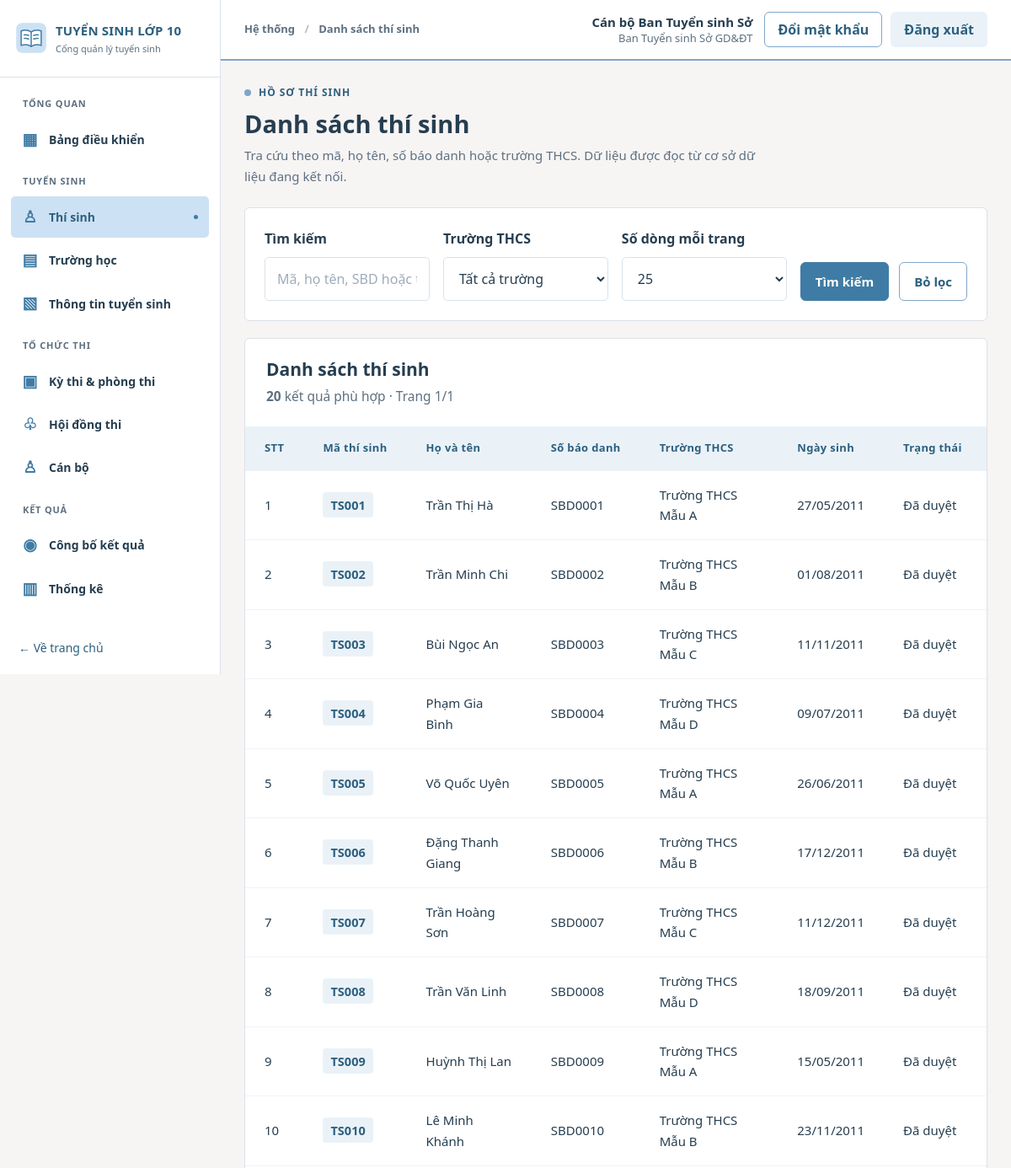
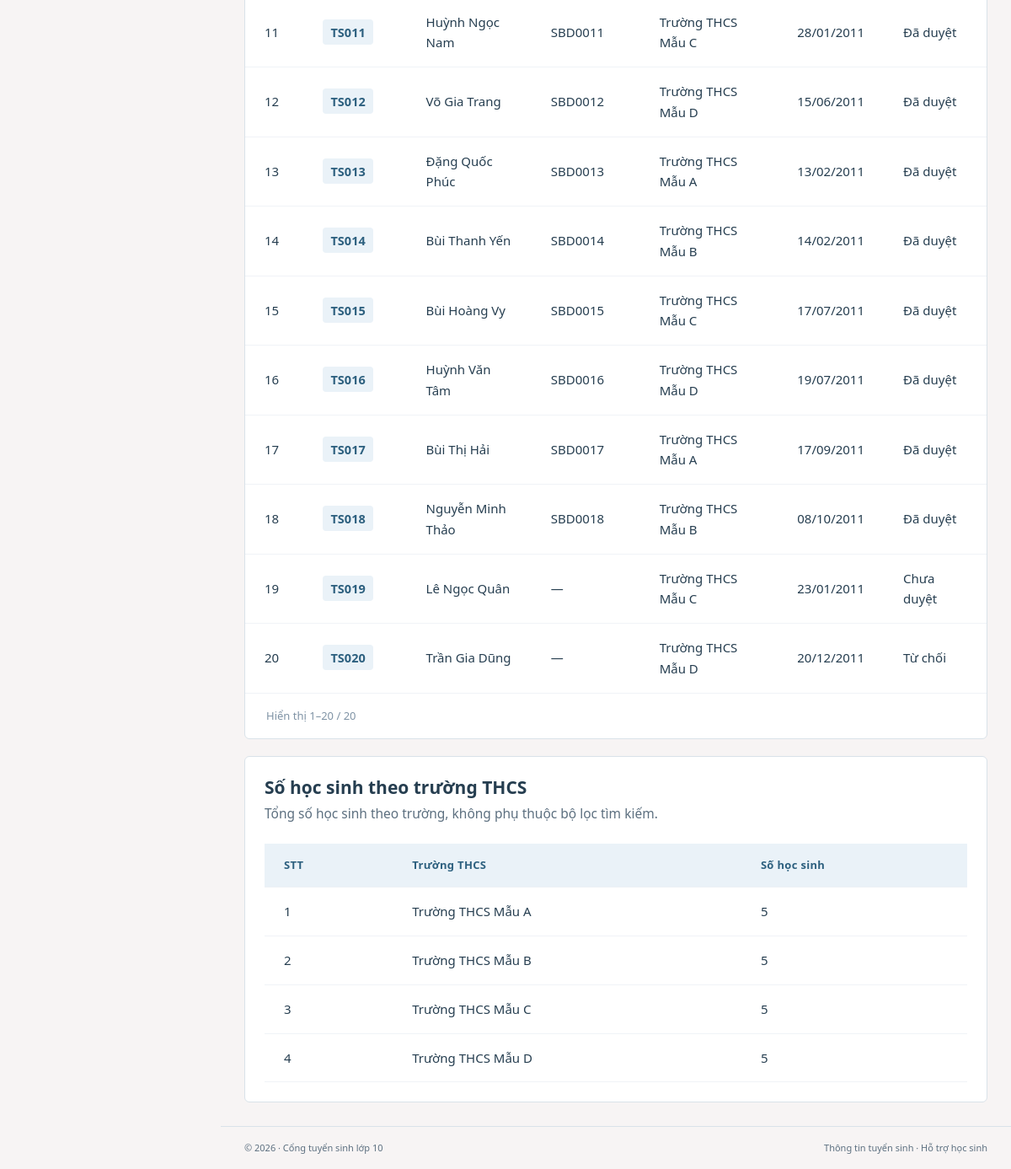
/candidates/index.php (signed in), run on the app's committed database (2 pictures, top to bottom).
### tables this page shows
CREATE TABLE TaiKhoan (
  maTaiKhoan VARCHAR(20) NOT NULL,
  tenDangNhap VARCHAR(50) NOT NULL,
  matKhau VARCHAR(255) NOT NULL,
  hoTen VARCHAR(100) NOT NULL,
  vaiTro VARCHAR(30) NOT NULL,
  maCanBo VARCHAR(20) NULL,
  maThiSinh VARCHAR(20) NULL,
  trangThai VARCHAR(20) NOT NULL DEFAULT 'Hoạt động',
  soLanSai INT NOT NULL DEFAULT 0,
  khoaDen DATETIME NULL,
  lanDangNhapCuoi DATETIME NULL,
  ngayTao DATETIME NOT NULL DEFAULT CURRENT_TIMESTAMP,
  PRIMARY KEY (maTaiKhoan),
  UNIQUE KEY uq_taikhoan_ten (tenDangNhap),
  CONSTRAINT ck_taikhoan_vaitro CHECK (vaiTro IN ('HOC_SINH','GVCN','BAN_TUYEN_SINH','HD_TUYEN_SINH','HD_COI_THI','HD_CHAM_THI','CAT_PHACH','HD_PHUC_KHAO','HD_RA_DE','QUAN_TRI')),
  CONSTRAINT ck_taikhoan_trangthai CHECK (trangThai IN ('Hoạt động','Bị khóa')),
  CONSTRAINT ck_taikhoan_solansai CHECK (soLanSai >= 0),
  CONSTRAINT fk_taikhoan_canbo FOREIGN KEY (maCanBo) REFERENCES CanBo(maCanBo),
  CONSTRAINT fk_taikhoan_thisinh FOREIGN KEY (maThiSinh) REFERENCES ThiSinh(maThiSinh)
);

CREATE TABLE ThiSinh (
  maThiSinh VARCHAR(20) NOT NULL,
  maHoSo VARCHAR(20) NOT NULL,
  hoTen VARCHAR(100) NOT NULL,
  ngaySinh DATE NOT NULL,
  soBaoDanh VARCHAR(20) NULL,
  dieuKienDuThi TINYINT(1) NOT NULL DEFAULT 0,
  trangThaiDangKyDuThi VARCHAR(50) NOT NULL DEFAULT 'Chưa duyệt',
  maTruongTHCS VARCHAR(20) NOT NULL,
  PRIMARY KEY (maThiSinh),
  UNIQUE KEY uq_thisinh_mahoso (maHoSo),
  UNIQUE KEY uq_thisinh_sbd (soBaoDanh),
  CONSTRAINT ck_thisinh_trangthai CHECK (trangThaiDangKyDuThi IN ('Chưa duyệt','Đã duyệt','Từ chối')),
  CONSTRAINT fk_thisinh_thcs FOREIGN KEY (maTruongTHCS) REFERENCES TruongTHCS(maTruongTHCS)
);

CREATE TABLE TruongTHCS (
  maTruongTHCS VARCHAR(20) NOT NULL,
  tenTruongTHCS VARCHAR(100) NOT NULL,
  diaChi VARCHAR(255) NULL,
  quanHuyen VARCHAR(100) NULL,
  maKhuVuc VARCHAR(20) NOT NULL,
  PRIMARY KEY (maTruongTHCS),
  CONSTRAINT fk_thcs_khuvuc FOREIGN KEY (maKhuVuc) REFERENCES KhuVuc(maKhuVuc)
);

### candidates/index.php (called while the page is built, shortened)
<?php
$directoryModule = 'candidates';
require dirname(__DIR__) . '/includes/candidate_directory.php';

### config/app.php (called while the page is built, shortened)
<?php
return [
    'name' => getenv('APP_NAME') ?: 'CỔNG THÔNG TIN TUYỂN SINH VÀO LỚP 10',
    'demo_mode' => filter_var(getenv('DEMO_MODE') ?: '1', FILTER_VALIDATE_BOOLEAN),
    'timezone' => 'Asia/Ho_Chi_Minh',
    'base_path' => getenv('APP_BASE_PATH') ?: null,
];

### includes/functions.php (called while the page is built, shortened)
<?php
function app_config(): array {
    static $cfg = null;
    if ($cfg === null) {
        $cfg = require dirname(__DIR__) . '/config/app.php';
        date_default_timezone_set($cfg['timezone']);
    }
    return $cfg;
}
function e(mixed $str): string {
    return htmlspecialchars((string)$str, ENT_QUOTES | ENT_SUBSTITUTE, 'UTF-8');
}
function catalog_display_name(string $name): string {
    $name = preg_replace('/\s*\(mẫu\)\s*$/iu', '', $name) ?? $name;
    $name = preg_replace('/Phòng\s+demo\s+(\d+)-(\d{2})/iu', 'Phòng thi $1$2', $name) ?? $name;
    $name = preg_replace('/\bdemo\b\s*/iu', '', $name) ?? $name;
    return trim(preg_replace('/[ \t]{2,}/u', ' ', $name) ?? $name);
}
function school_display_name(string $name): string {
    return catalog_display_name($name);
}
function base_path(): string {
    $forced = app_config()['base_path'];
    $root = realpath(dirname(__DIR__));
    $docroot = realpath($_SERVER['DOCUMENT_ROOT'] ?? '');
    $r = strtolower(str_replace('\\','/',$root));
    $d = rtrim(strtolower(str_replace('\\','/',$docroot)),'/');
    if ($r === $d) return '';
    return '';
}
function url(string $path = '', array $query = []): string {
    $prefix = rtrim(base_path(), '/');
    $clean = ltrim($path, '/');
    $target = $prefix . '/' . $clean;
    if (!$query) return $target;
    $parts = explode('#', $target, 2);
    $parts[0] .= (str_contains($parts[0], '?') ? '&' : '?') . http_build_query($query, '', '&', PHP_QUERY_RFC3986);
    return $parts[0] . (isset($parts[1]) ? '#' . $parts[1] : '');
}

### includes/auth.php (called while the page is built, shortened)
<?php
require_once __DIR__ . '/functions.php';
require_once __DIR__ . '/permissions.php';
require_once dirname(__DIR__) . '/services/auth_service.php';
function current_user(): ?array {
    static $user = false;
    if ($user !== false) return $user;
    $user = null;
    $ma = $_SESSION['user']['maTaiKhoan'] ?? null;
    try {
        $user = layTaiKhoanHoatDong((string)$ma);
    } catch (Throwable $e) {
        error_log('current_user: ' . $e->getMessage());
        $user = $_SESSION['user'];
    }
    return $user;
}
function require_auth(): array {
    $user = current_user();
    return $user;
}
function require_module(string $module): array {
    $user = require_auth();
    return $user;
}

### config/database.php (called while the page is built, shortened)
<?php
function db(): PDO {
    static $pdo = null;
    if ($pdo instanceof PDO) return $pdo;
    $localPath = __DIR__ . '/database.local.php';
    $local = is_file($localPath) ? require $localPath : [];
    $host = getenv('DB_HOST') ?: ($local['host'] ?? '127.0.0.1');
    $port = getenv('DB_PORT') ?: ($local['port'] ?? '3306');
    $name = getenv('DB_NAME') ?: ($local['name'] ?? 'dreamteam_tuyensinh10_demo');
    $user = getenv('DB_USER') ?: ($local['user'] ?? 'root');
    $passEnv = getenv('DB_PASS');
    $pass = $passEnv !== false ? $passEnv : ($local['pass'] ?? '');
    $pdo = new PDO(
        "mysql:host={$host};port={$port};dbname={$name};charset=utf8mb4", $user, $pass,
        [PDO::ATTR_ERRMODE => PDO::ERRMODE_EXCEPTION, PDO::ATTR_DEFAULT_FETCH_MODE => PDO::FETCH_ASSOC,
         PDO::ATTR_EMULATE_PREPARES => false]
    );
    return $pdo;
}

### services/auth_service.php (called while the page is built, shortened)
<?php
require_once dirname(__DIR__) . '/config/database.php';
function tk_cot_phien(): string {
    return 'maTaiKhoan, tenDangNhap, hoTen, vaiTro, maCanBo, maThiSinh, trangThai';
}
function layTaiKhoanHoatDong(string $maTaiKhoan): ?array {
    $st = db()->prepare('SELECT ' . tk_cot_phien() . " FROM TaiKhoan WHERE maTaiKhoan = ? AND trangThai = 'Hoạt động'");
    $st->execute([$maTaiKhoan]);
    return $st->fetch() ?: null;
}

### includes/permissions.php (called while the page is built, shortened)
<?php
function ten_vai_tro(string $vaiTro): string {
    return VAI_TRO[$vaiTro] ?? $vaiTro;
}
function has_role(?array $user, array $vaiTro): bool {
    return $user !== null && in_array($user['vaiTro'], $vaiTro, true);
}
function can_access_module(?array $user, string $module): bool {
    if ($user === null || !array_key_exists($module, QUYEN_MODULE)) return false;
    $roles = QUYEN_MODULE[$module];
    return $roles === null || in_array($user['vaiTro'], $roles, true);
}

### services/candidate_directory.php (called while the page is built, shortened)
<?php
require_once dirname(__DIR__) . '/config/database.php';
function candidate_directory_page(string $query, string $school, int $page, int $pageSize, ?string $studentId = null): array {
    $pdo = db();
    $where = []; $params = [];
    $from = ' FROM ThiSinh t JOIN TruongTHCS c ON c.maTruongTHCS=t.maTruongTHCS';
    $filter = $where ? ' WHERE ' . implode(' AND ', $where) : '';
    $count = $pdo->prepare('SELECT COUNT(*)' . $from . $filter); $count->execute($params);
    $filtered = (int)$count->fetchColumn();
    $pageSize = in_array($pageSize, [25,50,100], true) ? $pageSize : 25;
    $pages = max(1, (int)ceil($filtered / $pageSize)); $page = max(1, min($page, $pages));
    $offset = ($page - 1) * $pageSize;
    $st = $pdo->prepare('SELECT t.maThiSinh,t.maHoSo,t.hoTen,t.ngaySinh,t.soBaoDanh,t.trangThaiDangKyDuThi,t.maTruongTHCS,c.tenTruongTHCS' . $from . $filter . ' ORDER BY t.maThiSinh LIMIT :limit OFFSET :offset');
    $st->bindValue(':limit', $pageSize, PDO::PARAM_INT); $st->bindValue(':offset', $offset, PDO::PARAM_INT); $st->execute();
    $rows = $st->fetchAll();
    $scope = $studentId === null ? '' : ' AND t.maThiSinh = :owner';
    $summary = $pdo->prepare('SELECT c.maTruongTHCS,c.tenTruongTHCS,COUNT(t.maThiSinh) AS soHocSinh FROM TruongTHCS c LEFT JOIN ThiSinh t ON t.maTruongTHCS=c.maTruongTHCS' . $scope . ' GROUP BY c.maTruongTHCS,c.tenTruongTHCS HAVING COUNT(t.maThiSinh) > 0 ORDER BY c.maTruongTHCS');
    $summary->execute($studentId === null ? [] : [':owner' => $studentId]);
    $schools = $summary->fetchAll();
    return compact('rows','schools','filtered','page','pages','pageSize','offset');
}

### includes/candidate_directory.php (the view, shortened to what this page needs)
<?php
require_once __DIR__ . '/auth.php';
$user = require_module($directoryModule);
require_once dirname(__DIR__) . '/services/candidate_directory.php';
$wishMode = $directoryModule === 'aspirations';
$isStudent = has_role($user, ['HOC_SINH']);
$owner = $isStudent ? (string)($user['maThiSinh'] ?? '') : null;
$getText = fn(string $key): string => is_string($_GET[$key] ?? null) ? trim($_GET[$key]) : '';
$query = $isStudent ? '' : mb_substr($getText('q'), 0, 120); $school = $isStudent ? '' : mb_substr($getText('school'), 0, 20);
$page = max(1, (int)filter_var($getText('page'), FILTER_VALIDATE_INT));
$pageSize = (int)$getText('per_page');
if (!in_array($pageSize, [25,50,100], true)) $pageSize = 25;
$data = null; $wishes = [];
try {
    $data = candidate_directory_page($query, $school, $page, $pageSize, $owner);
} catch (Throwable $exception) { error_log('candidate_directory: ' . $exception->getMessage()); }
$page_title = $isStudent ? 'Nguyện vọng của tôi' : ($wishMode ? 'Danh sách nguyện vọng' : 'Danh sách thí sinh'); $layout = 'dashboard'; $active = $directoryModule;
require __DIR__ . '/header.php';
?>
<div class="ui-page">
 <div class="page-head"><div><div class="eyebrow"><span></span><?= $wishMode ? 'NGUYỆN VỌNG TUYỂN SINH' : 'HỒ SƠ THÍ SINH' ?></div><h1><?= e($page_title) ?></h1><p><?= $isStudent ? 'Thông tin nguyện vọng gắn với tài khoản học sinh của bạn.' : 'Tra cứu theo mã, họ tên, số báo danh hoặc trường THCS. Dữ liệu được đọc từ cơ sở dữ liệu đang kết nối.' ?></p></div></div>
 <?php if (!$data): ?>
 <div class="ui-notice ui-notice-error" role="alert"><strong>Chưa tải được dữ liệu. Hãy kiểm tra kết nối database và hướng dẫn cài đặt; trang này không thay dữ liệu bằng danh sách minh họa.</strong></div>
 <?php else: ?>
 <?php if (!$isStudent): ?><section class="panel" aria-label="Bộ lọc thí sinh"><form method="get" class="ui-search">
  <div class="field"><label for="directory-query">Tìm kiếm</label><input id="directory-query" name="q" value="<?= e($query) ?>" placeholder="Mã, họ tên, SBD hoặc tên trường" maxlength="120"></div>
  <div class="field"><label for="directory-school">Trường THCS</label><select id="directory-school" name="school"><option value="">Tất cả trường</option></select></div>
  <div class="field"><label for="directory-size">Số dòng mỗi trang</label><select id="directory-size" name="per_page"><?php foreach ([25,50,100] as $size): ?><option value="<?= $size ?>"<?= $pageSize === $size ? ' selected' : '' ?>><?= $size ?></option><?php endforeach; ?></select></div>
  <div class="ui-actions"><button class="btn btn-primary" type="submit">Tìm kiếm</button><a class="btn btn-outline" href="<?= e(url($directoryModule . '/')) ?>">Bỏ lọc</a></div>
 </form></section><?php endif; ?>
 <section class="panel table-panel ui-mt" aria-label="Kết quả tra cứu">
  <div class="table-toolbar"><div class="table-title"><h2><?= e($page_title) ?></h2><p><strong data-directory-total><?= (int)$data['filtered'] ?></strong> kết quả phù hợp · Trang <?= $data['page'] ?>/<?= $data['pages'] ?></p></div></div>
  <div class="table-scroll" role="region" aria-label="Bảng dữ liệu" tabindex="0"><table class="data-table"><thead><tr><th scope="col">STT</th><th scope="col">Mã thí sinh</th><th scope="col">Họ và tên</th><th scope="col">Số báo danh</th><th scope="col">Trường THCS</th><?php if ($wishMode): ?><th scope="col">Nguyện vọng 1</th><th scope="col">Nguyện vọng 2</th><th scope="col">Nguyện vọng 3</th><?php else: ?><th scope="col">Ngày sinh</th><th scope="col">Trạng thái</th><?php endif; ?></tr></thead><tbody>
   <?php foreach ($data['rows'] as $i => $row): ?><tr data-directory-row><td><?= $data['offset'] + $i + 1 ?></td><td><span class="code-tag"><?= e($row['maThiSinh']) ?></span></td><td><?= e($row['hoTen']) ?></td><td><?= e($row['soBaoDanh'] ?? '—') ?></td><td><?= e(school_display_name($row['tenTruongTHCS'])) ?></td><?php if ($wishMode): ?><?php for ($choice = 1; $choice <= 3; $choice++): ?><td><?= e($wishes[$row['maThiSinh']][$choice] ?? 'Chưa có nguyện vọng') ?></td><?php endfor; ?><?php else: ?><td><?= e(date('d/m/Y', strtotime($row['ngaySinh']))) ?></td><td><?= e($row['trangThaiDangKyDuThi']) ?></td><?php endif; ?></tr><?php endforeach; ?>
  </tbody></table></div>
  <nav class="table-bottom directory-pagination" aria-label="Phân trang"><span>Hiển thị <?= $data['rows'] ? $data['offset'] + 1 : 0 ?>–<?= $data['offset'] + count($data['rows']) ?> / <?= $data['filtered'] ?></span></nav>
 </section>
 <?php if (!$isStudent): ?><section class="panel ui-mt"><div class="panel-heading"><div><h2>Số học sinh theo trường THCS</h2><p>Tổng số học sinh theo trường, không phụ thuộc bộ lọc tìm kiếm.</p></div></div><div class="table-scroll"><table class="data-table"><thead><tr><th scope="col">STT</th><th scope="col">Trường THCS</th><th scope="col">Số học sinh</th></tr></thead><tbody><?php foreach ($data['schools'] as $schoolIndex => $item): ?><tr><td><?= $schoolIndex + 1 ?></td><td><?= e(school_display_name($item['tenTruongTHCS'])) ?></td><td><?= (int)$item['soHocSinh'] ?></td></tr><?php endforeach; ?></tbody></table></div></section><?php endif; ?>
 <?php endif; ?>
</div>
<?php require __DIR__ . '/footer.php'; ?>

### includes/header.php (shortened to what this page needs)
<?php
require_once __DIR__ . '/functions.php';
$page_title = $page_title ?? 'Trang chủ';
$layout = $layout ?? 'public';
$cfg = app_config();
$studentShell = $layout === 'dashboard' && function_exists('current_user') && has_role(current_user(), ['HOC_SINH']);
?><!doctype html>
<html lang="vi">
<head>
  <link rel="stylesheet" href="<?= e(url('assets/css/style.css')) ?>">
  <link rel="stylesheet" href="<?= e(url('assets/css/portal.css')) ?>">
</head>
<body class="<?= $studentShell ? 'student-body' : ($layout === 'dashboard' ? 'dash-body' : 'public-body') ?>">
<?php if ($studentShell): ?>
<?php require __DIR__ . '/student_shell_header.php'; ?>
<?php elseif ($layout === 'dashboard'): ?>
<div class="dash-shell">
  <?php require __DIR__ . '/sidebar.php'; ?>
  <div class="dash-main">
    <header class="dash-topbar">
      <div class="dash-topbar-left"><span class="breadcrumb">Hệ thống <span>/</span> <?= e($page_title) ?></span></div>
      <div class="dash-topbar-right"><?php $__u = function_exists('current_user') ? current_user() : null; if ($__u): ?>
        <span class="topbar-user"><strong><?= e($__u['hoTen']) ?></strong><small><?= e(ten_vai_tro($__u['vaiTro'])) ?></small></span>
        <a class="btn btn-outline btn-sm" href="<?= e(url('auth/doi-mat-khau.php')) ?>">Đổi mật khẩu</a>
        <form method="post" action="<?= e(url('auth/logout.php')) ?>" class="topbar-logout"><?= csrf_field() ?><button class="btn btn-soft btn-sm" type="submit">Đăng xuất</button></form>
      <?php else: ?><a class="avatar" href="<?= e(url('auth/login.php')) ?>" title="Đăng nhập">10</a><?php endif; ?></div>
    </header>
    <main id="main" class="dash-content">
<?php endif; ?>

### data on the page
taikhoan: hoTen "Cán bộ Ban Tuyển sinh Sở", vaiTro "Ban Tuyển sinh Sở GD&ĐT"
thisinh: offset "1", maThiSinh "TS001", hoTen "Trần Thị Hà", soBaoDanh "SBD0001", maTruongTHCS.tenTruongTHCS "Trường THCS Mẫu A", ngaySinh "27/05/2011", trangThaiDangKyDuThi "Đã duyệt"
thisinh: offset "2", maThiSinh "TS002", hoTen "Trần Minh Chi", soBaoDanh "SBD0002", maTruongTHCS.tenTruongTHCS "Trường THCS Mẫu B", ngaySinh "01/08/2011", trangThaiDangKyDuThi "Đã duyệt"
thisinh: offset "3", maThiSinh "TS003", hoTen "Bùi Ngọc An", soBaoDanh "SBD0003", maTruongTHCS.tenTruongTHCS "Trường THCS Mẫu C", ngaySinh "11/11/2011", trangThaiDangKyDuThi "Đã duyệt"
thisinh: offset "4", maThiSinh "TS004", hoTen "Phạm Gia Bình", soBaoDanh "SBD0004", maTruongTHCS.tenTruongTHCS "Trường THCS Mẫu D", ngaySinh "09/07/2011", trangThaiDangKyDuThi "Đã duyệt"
thisinh: offset "5", maThiSinh "TS005", hoTen "Võ Quốc Uyên", soBaoDanh "SBD0005", maTruongTHCS.tenTruongTHCS "Trường THCS Mẫu A", ngaySinh "26/06/2011", trangThaiDangKyDuThi "Đã duyệt"
thisinh: offset "6", maThiSinh "TS006", hoTen "Đặng Thanh Giang", soBaoDanh "SBD0006", maTruongTHCS.tenTruongTHCS "Trường THCS Mẫu B", ngaySinh "17/12/2011", trangThaiDangKyDuThi "Đã duyệt"
thisinh: offset "7", maThiSinh "TS007", hoTen "Trần Hoàng Sơn", soBaoDanh "SBD0007", maTruongTHCS.tenTruongTHCS "Trường THCS Mẫu C", ngaySinh "11/12/2011", trangThaiDangKyDuThi "Đã duyệt"
thisinh: offset "8", maThiSinh "TS008", hoTen "Trần Văn Linh", soBaoDanh "SBD0008", maTruongTHCS.tenTruongTHCS "Trường THCS Mẫu D", ngaySinh "18/09/2011", trangThaiDangKyDuThi "Đã duyệt"
thisinh: offset "9", maThiSinh "TS009", hoTen "Huỳnh Thị Lan", soBaoDanh "SBD0009", maTruongTHCS.tenTruongTHCS "Trường THCS Mẫu A", ngaySinh "15/05/2011", trangThaiDangKyDuThi "Đã duyệt"
thisinh: offset "10", maThiSinh "TS010", hoTen "Lê Minh Khánh", soBaoDanh "SBD0010", maTruongTHCS.tenTruongTHCS "Trường THCS Mẫu B", ngaySinh "23/11/2011", trangThaiDangKyDuThi "Đã duyệt"
thisinh: offset "11", maThiSinh "TS011", hoTen "Huỳnh Ngọc Nam", soBaoDanh "SBD0011", maTruongTHCS.tenTruongTHCS "Trường THCS Mẫu C", ngaySinh "28/01/2011", trangThaiDangKyDuThi "Đã duyệt"
thisinh: offset "12", maThiSinh "TS012", hoTen "Võ Gia Trang", soBaoDanh "SBD0012", maTruongTHCS.tenTruongTHCS "Trường THCS Mẫu D", ngaySinh "15/06/2011", trangThaiDangKyDuThi "Đã duyệt"
thisinh: offset "13", maThiSinh "TS013", hoTen "Đặng Quốc Phúc", soBaoDanh "SBD0013", maTruongTHCS.tenTruongTHCS "Trường THCS Mẫu A", ngaySinh "13/02/2011", trangThaiDangKyDuThi "Đã duyệt"
thisinh: offset "14", maThiSinh "TS014", hoTen "Bùi Thanh Yến", soBaoDanh "SBD0014", maTruongTHCS.tenTruongTHCS "Trường THCS Mẫu B", ngaySinh "14/02/2011", trangThaiDangKyDuThi "Đã duyệt"
thisinh: offset "15", maThiSinh "TS015", hoTen "Bùi Hoàng Vy", soBaoDanh "SBD0015", maTruongTHCS.tenTruongTHCS "Trường THCS Mẫu C", ngaySinh "17/07/2011", trangThaiDangKyDuThi "Đã duyệt"
thisinh: offset "16", maThiSinh "TS016", hoTen "Huỳnh Văn Tâm", soBaoDanh "SBD0016", maTruongTHCS.tenTruongTHCS "Trường THCS Mẫu D", ngaySinh "19/07/2011", trangThaiDangKyDuThi "Đã duyệt"
thisinh: offset "17", maThiSinh "TS017", hoTen "Bùi Thị Hải", soBaoDanh "SBD0017", maTruongTHCS.tenTruongTHCS "Trường THCS Mẫu A", ngaySinh "17/09/2011", trangThaiDangKyDuThi "Đã duyệt"
thisinh: offset "18", maThiSinh "TS018", hoTen "Nguyễn Minh Thảo", soBaoDanh "SBD0018", maTruongTHCS.tenTruongTHCS "Trường THCS Mẫu B", ngaySinh "08/10/2011", trangThaiDangKyDuThi "Đã duyệt"
thisinh: offset "19", maThiSinh "TS019", hoTen "Lê Ngọc Quân", soBaoDanh "—", maTruongTHCS.tenTruongTHCS "Trường THCS Mẫu C", ngaySinh "23/01/2011", trangThaiDangKyDuThi "Chưa duyệt"
thisinh: offset "20", maThiSinh "TS020", hoTen "Trần Gia Dũng", soBaoDanh "—", maTruongTHCS.tenTruongTHCS "Trường THCS Mẫu D", ngaySinh "20/12/2011", trangThaiDangKyDuThi "Từ chối"
truongthcs: tenTruongTHCS "Trường THCS Mẫu A", soHocSinh "5"
truongthcs: tenTruongTHCS "Trường THCS Mẫu B", soHocSinh "5"
truongthcs: tenTruongTHCS "Trường THCS Mẫu C", soHocSinh "5"
truongthcs: tenTruongTHCS "Trường THCS Mẫu D", soHocSinh "5"

### other printed values
$group "TỔNG QUAN"
$symbol "▦"
$label "Bảng điều khiển"
$group "TUYỂN SINH"
$symbol "♙"
$label "Thí sinh"
$symbol "▤"
$label "Trường học"
$symbol "▧"
$label "Thông tin tuyển sinh"
$group "TỔ CHỨC THI"
$symbol "▣"
$label "Kỳ thi & phòng thi"
$symbol "♧"
$label "Hội đồng thi"
